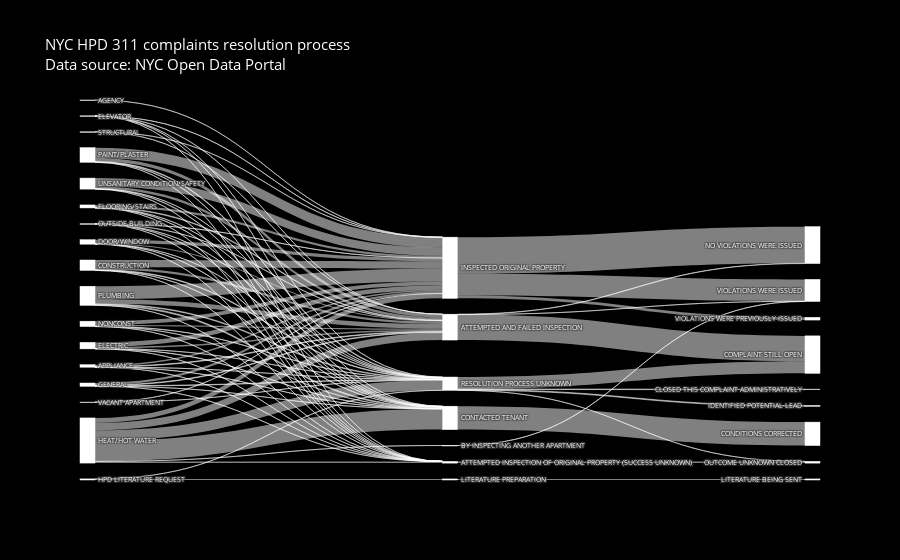

The cell this chart's notebook holds for it:
### Markdown cell above
### Create diagram with plotly package

### Code cell
fig = go.Figure(data=[go.Sankey(
    valueformat = ".0f",
    valuesuffix = "TWh",
    # Define nodes
    node = dict(
      pad = 50,
      thickness = 15,
      line = dict(color = "white", width = 0.5),
      label =  sankey_info['data']['node']['label'],
      color =  sankey_info['data']['node']['color']
    ),
    # Add links
    link = dict(
      source =  sankey_info['data']['link']['source'],
      target =  sankey_info['data']['link']['target'],
      value =  sankey_info['data']['link']['value'],
      color =  sankey_info['data']['link']['color']
))])

fig.update_layout(title_text="NYC HPD 311 complaints resolution process<br>Data source: NYC Open Data Portal",
                  font=dict(size = 7, color = 'white'),
                  plot_bgcolor='black',
                  paper_bgcolor='black',
                  title_font_size = 15)
fig.show()
fig.write_html('output/sankey_black_and_white.html')

### Figure 1 — Plotly figure (JSON) as saved in the notebook; plotly's stock layout.template omitted (floating-point values rounded to 4 significant figures)
{"data": [{"link": {"color": ["rgba(255, 255, 255, .5)", "rgba(255, 255, 255, .5)", "rgba(255, 255, 255, .5)", "rgba(255, 255, 255, .5)", "rgba(255, 255, 255, .5)", "rgba(255, 255, 255, .5)", "rgba(255, 255, 255, .5)", "rgba(255, 255, 255, .5)", "rgba(255, 255, 255, .5)", "rgba(255, 255, 255, .5)", "rgba(255, 255, 255, .5)", "rgba(255, 255, 255, .5)", "rgba(255, 255, 255, .5)", "rgba(255, 255, 255, .5)", "rgba(255, 255, 255, .5)", "rgba(255, 255, 255, .5)", "rgba(255, 255, 255, .5)", "rgba(255, 255, 255, .5)", "rgba(255, 255, 255, .5)", "rgba(255, 255, 255, .5)", "rgba(255, 255, 255, .5)", "rgba(255, 255, 255, .5)", "rgba(255, 255, 255, .5)", "rgba(255, 255, 255, .5)", "rgba(255, 255, 255, .5)", "rgba(255, 255, 255, .5)", "rgba(255, 255, 255, .5)", "rgba(255, 255, 255, .5)", "rgba(255, 255, 255, .5)", "rgba(255, 255, 255, .5)", "rgba(255, 255, 255, .5)", "rgba(255, 255, 255, .5)", "rgba(255, 255, 255, .5)", "rgba(255, 255, 255, .5)", "rgba(255, 255, 255, .5)", "rgba(255, 255, 255, .5)", "rgba(255, 255, 255, .5)", "rgba(255, 255, 255, .5)", "rgba(255, 255, 255, .5)", "rgba(255, 255, 255, .5)", "rgba(255, 255, 255, .5)", "rgba(255, 255, 255, .5)", "rgba(255, 255, 255, .5)", "rgba(255, 255, 255, .5)", "rgba(255, 255, 255, .5)", "rgba(255, 255, 255, .5)", "rgba(255, 255, 255, .5)", "rgba(255, 255, 255, .5)", "rgba(255, 255, 255, .5)", "rgba(255, 255, 255, .5)", "rgba(255, 255, 255, .5)", "rgba(255, 255, 255, .5)", "rgba(255, 255, 255, .5)", "rgba(255, 255, 255, .5)", "rgba(255, 255, 255, .5)", "rgba(255, 255, 255, .5)", "rgba(255, 255, 255, .5)", "rgba(255, 255, 255, .5)", "rgba(255, 255, 255, .5)", "rgba(255, 255, 255, .5)", "rgba(255, 255, 255, .5)", "rgba(255, 255, 255, .5)", "rgba(255, 255, 255, .5)", "rgba(255, 255, 255, .5)", "rgba(255, 255, 255, .5)", "rgba(255, 255, 255, .5)", "rgba(255, 255, 255, .5)", "rgba(255, 255, 255, .5)", "rgba(255, 255, 255, .5)", "rgba(255, 255, 255, .5)", "rgba(255, 255, 255, .5)", "rgba(255, 255, 255, .5)", "rgba(255, 255, 255, .5)", "rgba(255, 255, 255, .5)", "rgba(255, 255, 255, .5)", "rgba(255, 255, 255, .5)", "rgba(255, 255, 255, .5)", "rgba(255, 255, 255, .5)", "rgba(255, 255, 255, .5)", "rgba(255, 255, 255, .5)", "rgba(255, 255, 255, .5)", "rgba(255, 255, 255, .5)", "rgba(255, 255, 255, .5)", "rgba(255, 255, 255, .5)", "rgba(255, 255, 255, .5)", "rgba(255, 255, 255, .5)", "rgba(255, 255, 255, .5)"], "source": [0, 1, 1, 1, 1, 1, 2, 2, 2, 2, 2, 3, 3, 3, 3, 3, 4, 4, 4, 4, 4, 5, 5, 5, 5, 5, 6, 6, 6, 6, 6, 7, 7, 7, 7, 7, 8, 8, 8, 8, 8, 8, 9, 9, 10, 10, 10, 10, 10, 11, 11, 11, 11, 11, 12, 12, 12, 12, 12, 13, 13, 13, 13, 13, 14, 14, 15, 15, 15, 15, 15, 16, 16, 18, 18, 18, 19, 22, 20, 17, 17, 17, 23, 21, 21, 21, 21], "target": [17, 18, 19, 20, 17, 21, 18, 19, 20, 17, 21, 18, 19, 20, 17, 21, 18, 19, 20, 17, 21, 18, 19, 20, 17, 21, 18, 19, 20, 17, 21, 18, 19, 20, 17, 21, 18, 19, 22, 20, 17, 21, 23, 21, 18, 19, 20, 17, 21, 18, 19, 20, 17, 21, 18, 19, 20, 17, 21, 18, 19, 20, 17, 21, 18, 17, 18, 19, 20, 17, 21, 17, 21, 26, 24, 25, 27, 25, 28, 24, 25, 29, 32, 30, 26, 31, 27], "value": [9, 30958, 35, 5049, 80985, 2472, 114333, 35, 10755, 346818, 30295, 48590, 174, 6592, 158017, 1093, 72095, 223, 15049, 219764, 7431, 270, 1, 244, 6881, 52, 31353, 48, 3089, 108567, 745, 31896, 1409, 4452, 99212, 20308, 358221, 78478, 5235, 999530, 237840, 502135, 51171, 1658, 60112, 17, 7346, 182157, 8949, 1479, 1, 164, 5715, 50, 159890, 618, 16179, 496600, 32580, 219864, 1135, 46726, 624185, 32541, 2, 14, 120899, 395, 17805, 390777, 3043, 1, 5, 1229258, 15017, 5687, 82569, 5235, 1132980, 1768105, 1056867, 132570, 51171, 24530, 579486, 38759, 582]}, "node": {"color": ["rgba(255, 255, 255, 1)", "rgba(255, 255, 255, 1)", "rgba(255, 255, 255, 1)", "rgba(255, 255, 255, 1)", "rgba(255, 255, 255, 1)", "rgba(255, 255, 255, 1)", "rgba(255, 255, 255, 1)", "rgba(255, 255, 255, 1)", "rgba(255, 255, 255, 1)", "rgba(255, 255, 255, 1)", "rgba(255, 255, 255, 1)", "rgba(255, 255, 255, 1)", "rgba(255, 255, 255, 1)", "rgba(255, 255, 255, 1)", "rgba(255, 255, 255, 1)", "rgba(255, 255, 255, 1)", "rgba(255, 255, 255, 1)", "rgba(255, 255, 255, 1)", "rgba(255, 255, 255, 1)", "rgba(255, 255, 255, 1)", "rgba(255, 255, 255, 1)", "rgba(255, 255, 255, 1)", "rgba(255, 255, 255, 1)", "rgba(255, 255, 255, 1)", "rgba(255, 255, 255, 1)", "rgba(255, 255, 255, 1)", "rgba(255, 255, 255, 1)", "rgba(255, 255, 255, 1)", "rgba(255, 255, 255, 1)", "rgba(255, 255, 255, 1)", "rgba(255, 255, 255, 1)", "rgba(255, 255, 255, 1)", "rgba(255, 255, 255, 1)"], "label": ["AGENCY", "APPLIANCE", "CONSTRUCTION", "DOOR/WINDOW", "ELECTRIC", "ELEVATOR", "FLOORING/STAIRS", "GENERAL", "HEAT/HOT WATER", "HPD LITERATURE REQUEST", "NONCONST", "OUTSIDE BUILDING", "PAINT/PLASTER", "PLUMBING", "STRUCTURAL", "UNSANITARY CONDITION/SAFETY", "VACANT APARTMENT", "INSPECTED ORIGINAL PROPERTY", "ATTEMPTED AND FAILED INSPECTION", "ATTEMPTED INSPECTION OF ORIGINAL PROPERTY (SUCCESS UNKNOWN)", "CONTACTED TENANT", "RESOLUTION PROCESS UNKNOWN", "BY INSPECTING ANOTHER APARTMENT", "LITERATURE PREPARATION", "NO VIOLATIONS WERE ISSUED", "VIOLATIONS WERE ISSUED", "COMPLAINT STILL OPEN", "OUTCOME UNKNOWN CLOSED", "CONDITIONS CORRECTED", "VIOLATIONS WERE PREVIOUSLY ISSUED", "CLOSED THIS COMPLAINT ADMINISTRATIVELY", "IDENTIFIED POTENTIAL LEAD", "LITERATURE BEING SENT"], "line": {"color": "white", "width": 0.5}, "pad": 50, "thickness": 15}, "type": "sankey", "valueformat": ".0f", "valuesuffix": "TWh"}], "layout": {"font": {"color": "white", "size": 7}, "paper_bgcolor": "black", "plot_bgcolor": "black", "title": {"font": {"size": 15}, "text": "NYC HPD 311 complaints resolution process<br>Data source: NYC Open Data Portal"}}}
